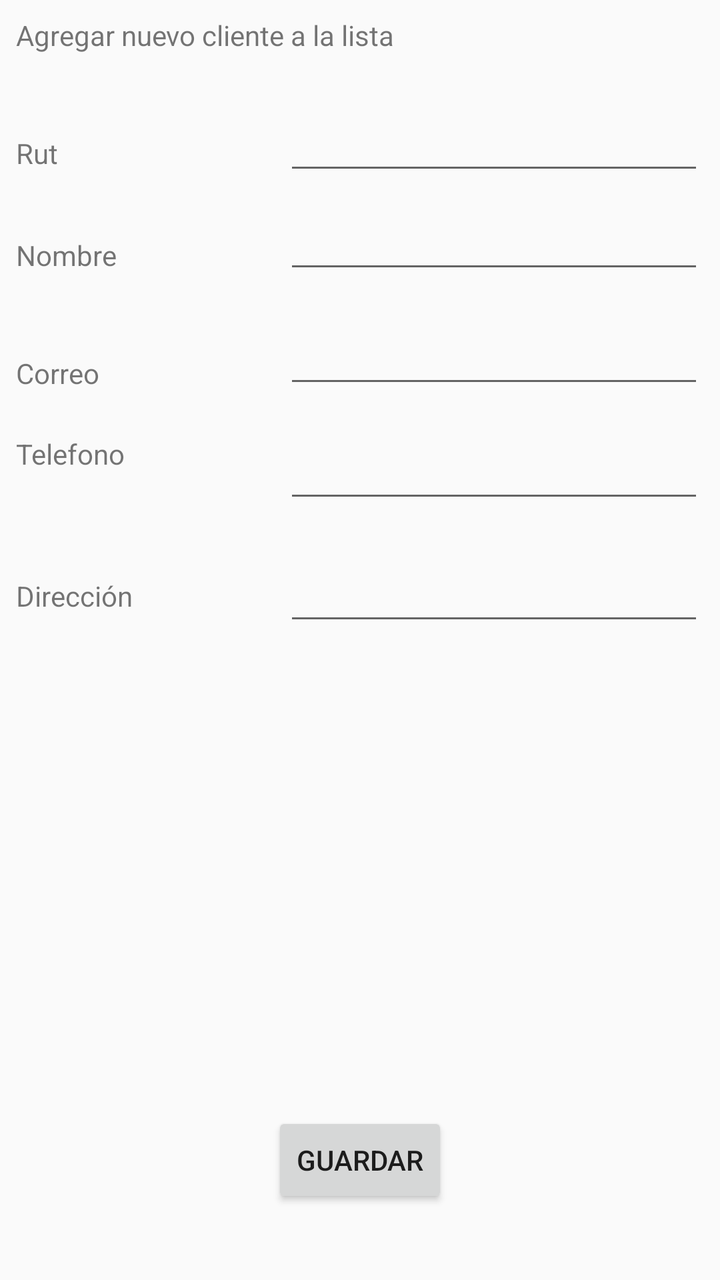
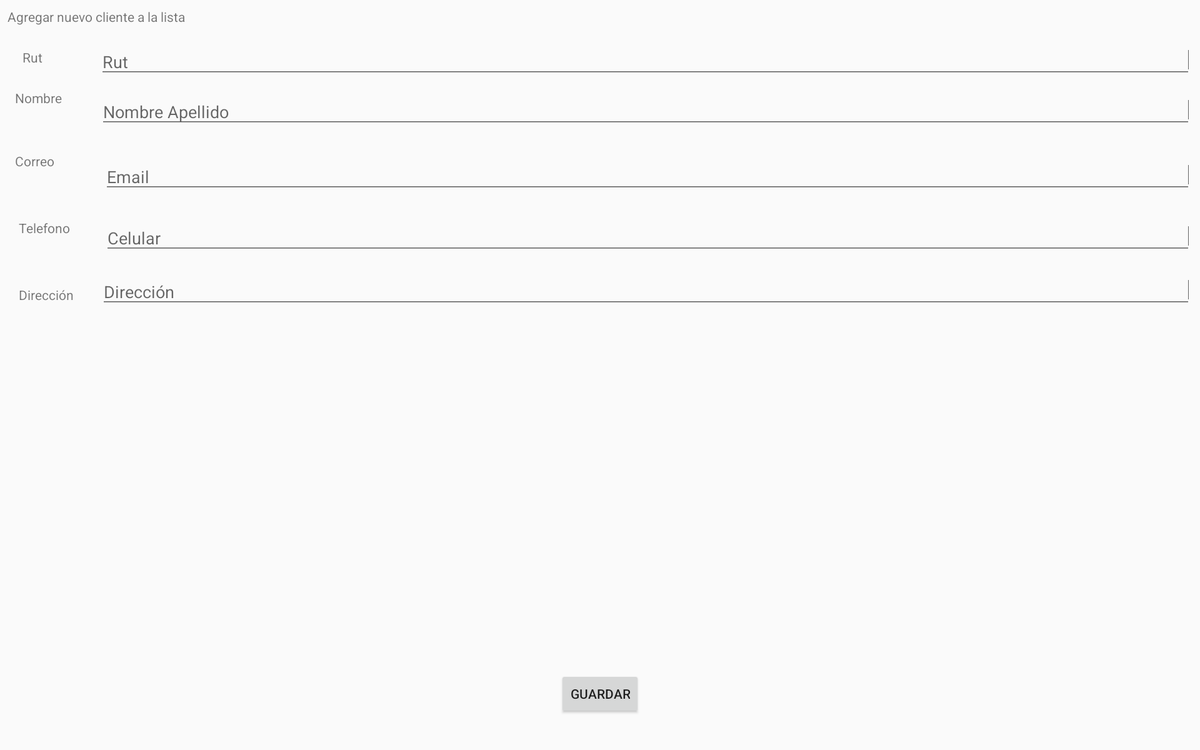

Compare how this app lays out the same screen by default and in its alternative resource folder. The renders come first, then the two layout files and the values they reference.
<!-- AndroidManifest.xml: application theme AppTheme -->
<!-- res/layout/activity_add_client.xml -->
<?xml version="1.0" encoding="utf-8"?>
<android.support.constraint.ConstraintLayout xmlns:android="http://schemas.android.com/apk/res/android"
    xmlns:app="http://schemas.android.com/apk/res-auto"
    xmlns:tools="http://schemas.android.com/tools"
    android:layout_width="match_parent"
    android:layout_height="match_parent"
    tools:context=".AddClient">

    <TextView
        android:id="@+id/textView14"
        android:layout_width="wrap_content"
        android:layout_height="wrap_content"
        android:layout_marginStart="8dp"
        android:layout_marginTop="8dp"
        android:text="Agregar nuevo cliente a la lista"
        app:layout_constraintStart_toStartOf="parent"
        app:layout_constraintTop_toTopOf="parent" />

    <TextView
        android:id="@+id/textView16"
        android:layout_width="wrap_content"
        android:layout_height="wrap_content"
        android:layout_marginStart="8dp"
        android:layout_marginTop="40dp"
        android:layout_marginBottom="8dp"
        android:text="Rut"
        app:layout_constraintBottom_toTopOf="@+id/save_name"
        app:layout_constraintStart_toStartOf="parent"
        app:layout_constraintTop_toBottomOf="@+id/textView14"
        app:layout_constraintVertical_bias="0.0" />

    <EditText
        android:id="@+id/save_rut"
        android:layout_width="wrap_content"
        android:layout_height="wrap_content"
        android:layout_marginStart="8dp"
        android:layout_marginTop="24dp"
        android:layout_marginEnd="8dp"
        android:ems="10"
        android:inputType="textPersonName"
        app:layout_constraintEnd_toEndOf="parent"
        app:layout_constraintHorizontal_bias="1.0"
        app:layout_constraintStart_toEndOf="@+id/textView16"
        app:layout_constraintTop_toBottomOf="@+id/textView14" />

    <TextView
        android:id="@+id/textView19"
        android:layout_width="wrap_content"
        android:layout_height="wrap_content"
        android:layout_marginStart="8dp"
        android:layout_marginTop="32dp"
        android:layout_marginEnd="8dp"
        android:text="Nombre"
        app:layout_constraintEnd_toEndOf="parent"
        app:layout_constraintHorizontal_bias="0.0"
        app:layout_constraintStart_toStartOf="parent"
        app:layout_constraintTop_toBottomOf="@+id/textView16" />

    <TextView
        android:id="@+id/textView20"
        android:layout_width="wrap_content"
        android:layout_height="wrap_content"
        android:layout_marginStart="8dp"
        android:layout_marginTop="40dp"
        android:layout_marginEnd="8dp"
        android:text="Correo"
        app:layout_constraintEnd_toEndOf="parent"
        app:layout_constraintHorizontal_bias="0.0"
        app:layout_constraintStart_toStartOf="parent"
        app:layout_constraintTop_toBottomOf="@+id/textView19" />

    <TextView
        android:id="@+id/textView21"
        android:layout_width="wrap_content"
        android:layout_height="wrap_content"
        android:layout_marginStart="8dp"
        android:layout_marginTop="8dp"
        android:layout_marginBottom="52dp"
        android:text="Telefono"
        app:layout_constraintBottom_toTopOf="@+id/textView22"
        app:layout_constraintStart_toStartOf="parent"
        app:layout_constraintTop_toBottomOf="@+id/textView20"
        app:layout_constraintVertical_bias="1.0" />

    <TextView
        android:id="@+id/textView22"
        android:layout_width="wrap_content"
        android:layout_height="wrap_content"
        android:layout_marginStart="8dp"
        android:layout_marginTop="32dp"
        android:text="Dirección"
        app:layout_constraintStart_toStartOf="parent"
        app:layout_constraintTop_toBottomOf="@+id/save_cell" />

    <EditText
        android:id="@+id/save_name"
        android:layout_width="wrap_content"
        android:layout_height="wrap_content"
        android:layout_marginStart="8dp"
        android:layout_marginTop="8dp"
        android:layout_marginEnd="8dp"
        android:ems="10"
        android:inputType="textPersonName"
        app:layout_constraintEnd_toEndOf="parent"
        app:layout_constraintHorizontal_bias="1.0"
        app:layout_constraintStart_toEndOf="@+id/textView19"
        app:layout_constraintTop_toBottomOf="@+id/save_rut" />

    <EditText
        android:id="@+id/save_email"
        android:layout_width="wrap_content"
        android:layout_height="wrap_content"
        android:layout_marginStart="8dp"
        android:layout_marginTop="16dp"
        android:layout_marginEnd="8dp"
        android:ems="10"
        android:inputType="textPersonName"
        app:layout_constraintEnd_toEndOf="parent"
        app:layout_constraintHorizontal_bias="1.0"
        app:layout_constraintStart_toEndOf="@+id/textView20"
        app:layout_constraintTop_toBottomOf="@+id/save_name" />

    <EditText
        android:id="@+id/save_cell"
        android:layout_width="wrap_content"
        android:layout_height="wrap_content"
        android:layout_marginStart="8dp"
        android:layout_marginTop="16dp"
        android:layout_marginEnd="8dp"
        android:ems="10"
        android:inputType="textPersonName"
        app:layout_constraintEnd_toEndOf="parent"
        app:layout_constraintHorizontal_bias="1.0"
        app:layout_constraintStart_toEndOf="@+id/textView21"
        app:layout_constraintTop_toBottomOf="@+id/save_email" />

    <EditText
        android:id="@+id/save_direction"
        android:layout_width="wrap_content"
        android:layout_height="wrap_content"
        android:layout_marginStart="8dp"
        android:layout_marginTop="20dp"
        android:layout_marginEnd="8dp"
        android:ems="10"
        android:inputType="textPersonName"
        app:layout_constraintEnd_toEndOf="parent"
        app:layout_constraintHorizontal_bias="1.0"
        app:layout_constraintStart_toEndOf="@+id/textView22"
        app:layout_constraintTop_toBottomOf="@+id/save_cell" />

    <Button
        android:id="@+id/button"
        android:layout_width="wrap_content"
        android:layout_height="wrap_content"
        android:layout_marginStart="8dp"
        android:layout_marginTop="8dp"
        android:layout_marginEnd="8dp"
        android:layout_marginBottom="36dp"
        android:onClick="save_client"
        android:text="Guardar"
        app:layout_constraintBottom_toBottomOf="parent"
        app:layout_constraintEnd_toEndOf="parent"
        app:layout_constraintStart_toStartOf="parent"
        app:layout_constraintTop_toBottomOf="@+id/save_direction"
        app:layout_constraintVertical_bias="1.0" />
</android.support.constraint.ConstraintLayout>
<!-- resources referenced by this layout -->
<resources>
  <style name="AppTheme" parent="Theme.AppCompat.Light.DarkActionBar">
          
          <item name="colorPrimary">@color/colorPrimary</item>
          <item name="colorPrimaryDark">@color/colorPrimaryDark</item>
          <item name="colorAccent">@color/colorAccent</item>
      </style>
  <color name="colorPrimary">#9F4139</color>
  <color name="colorPrimaryDark">#00574b</color>
  <color name="colorAccent">#D81B60</color>
</resources>
<!-- res/layout-xlarge/activity_add_client.xml (the repository's variant of the layout above) -->
<!-- drawn on a large tablet held sideways -->
<?xml version="1.0" encoding="utf-8"?>
<android.support.constraint.ConstraintLayout xmlns:android="http://schemas.android.com/apk/res/android"
    xmlns:app="http://schemas.android.com/apk/res-auto"
    xmlns:tools="http://schemas.android.com/tools"
    android:layout_width="match_parent"
    android:layout_height="match_parent"
    tools:context=".AddClient">

    <TextView
        android:id="@+id/textView14"
        android:layout_width="wrap_content"
        android:layout_height="wrap_content"
        android:layout_marginStart="8dp"
        android:layout_marginTop="8dp"
        android:text="Agregar nuevo cliente a la lista"
        app:layout_constraintStart_toStartOf="parent"
        app:layout_constraintTop_toTopOf="parent" />

    <TextView
        android:id="@+id/textView16"
        android:layout_width="wrap_content"
        android:layout_height="wrap_content"
        android:layout_marginStart="24dp"
        android:layout_marginTop="24dp"
        android:text="Rut"
        app:layout_constraintStart_toStartOf="parent"
        app:layout_constraintTop_toBottomOf="@+id/textView14" />

    <EditText
        android:id="@+id/save_rut"
        android:layout_width="0dp"
        android:layout_height="wrap_content"
        android:layout_marginStart="60dp"
        android:layout_marginTop="16dp"
        android:layout_marginEnd="8dp"
        android:ems="10"
        android:hint="Rut"
        android:inputType="textPersonName"
        app:layout_constraintEnd_toEndOf="parent"
        app:layout_constraintStart_toEndOf="@+id/textView16"
        app:layout_constraintTop_toBottomOf="@+id/textView14" />

    <TextView
        android:id="@+id/textView19"
        android:layout_width="wrap_content"
        android:layout_height="wrap_content"
        android:layout_marginStart="16dp"
        android:layout_marginBottom="32dp"
        android:text="Nombre"
        app:layout_constraintBottom_toTopOf="@+id/textView20"
        app:layout_constraintStart_toStartOf="parent"
        app:layout_constraintTop_toBottomOf="@+id/textView16"
        app:layout_constraintVertical_bias="0.608" />

    <TextView
        android:id="@+id/textView20"
        android:layout_width="wrap_content"
        android:layout_height="wrap_content"
        android:layout_marginStart="16dp"
        android:layout_marginBottom="52dp"
        android:text="Correo"
        app:layout_constraintBottom_toTopOf="@+id/textView21"
        app:layout_constraintStart_toStartOf="parent" />

    <TextView
        android:id="@+id/textView21"
        android:layout_width="wrap_content"
        android:layout_height="wrap_content"
        android:layout_marginStart="20dp"
        android:layout_marginBottom="52dp"
        android:text="Telefono"
        app:layout_constraintBottom_toTopOf="@+id/textView22"
        app:layout_constraintStart_toStartOf="parent" />

    <TextView
        android:id="@+id/textView22"
        android:layout_width="wrap_content"
        android:layout_height="wrap_content"
        android:layout_marginStart="20dp"
        android:layout_marginTop="32dp"
        android:text="Dirección"
        app:layout_constraintStart_toStartOf="parent"
        app:layout_constraintTop_toBottomOf="@+id/save_cell" />

    <EditText
        android:id="@+id/save_name"
        android:layout_width="0dp"
        android:layout_height="wrap_content"
        android:layout_marginStart="40dp"
        android:layout_marginTop="12dp"
        android:layout_marginEnd="8dp"
        android:ems="10"
        android:hint="Nombre Apellido"
        android:inputType="textPersonName"
        app:layout_constraintEnd_toEndOf="parent"
        app:layout_constraintStart_toEndOf="@+id/textView19"
        app:layout_constraintTop_toBottomOf="@+id/save_rut" />

    <EditText
        android:id="@+id/save_email"
        android:layout_width="0dp"
        android:layout_height="wrap_content"
        android:layout_marginStart="52dp"
        android:layout_marginTop="28dp"
        android:layout_marginEnd="8dp"
        android:ems="10"
        android:hint="Email"
        android:inputType="textPersonName"
        app:layout_constraintEnd_toEndOf="parent"
        app:layout_constraintStart_toEndOf="@+id/textView20"
        app:layout_constraintTop_toBottomOf="@+id/save_name" />

    <EditText
        android:id="@+id/save_cell"
        android:layout_width="0dp"
        android:layout_height="wrap_content"
        android:layout_marginStart="36dp"
        android:layout_marginTop="24dp"
        android:layout_marginEnd="8dp"
        android:ems="10"
        android:hint="Celular"
        android:inputType="textPersonName"
        app:layout_constraintEnd_toEndOf="parent"
        app:layout_constraintStart_toEndOf="@+id/textView21"
        app:layout_constraintTop_toBottomOf="@+id/save_email" />

    <EditText
        android:id="@+id/save_direction"
        android:layout_width="0dp"
        android:layout_height="wrap_content"
        android:layout_marginStart="28dp"
        android:layout_marginTop="16dp"
        android:layout_marginEnd="8dp"
        android:ems="10"
        android:hint="Dirección"
        android:inputType="textPersonName"
        app:layout_constraintEnd_toEndOf="parent"
        app:layout_constraintStart_toEndOf="@+id/textView22"
        app:layout_constraintTop_toBottomOf="@+id/save_cell" />

    <Button
        android:id="@+id/button"
        android:layout_width="wrap_content"
        android:layout_height="wrap_content"
        android:layout_marginStart="8dp"
        android:layout_marginEnd="8dp"
        android:layout_marginBottom="36dp"
        android:onClick="save_client"
        android:text="Guardar"
        app:layout_constraintBottom_toBottomOf="parent"
        app:layout_constraintEnd_toEndOf="parent"
        app:layout_constraintStart_toStartOf="parent" />
</android.support.constraint.ConstraintLayout>
